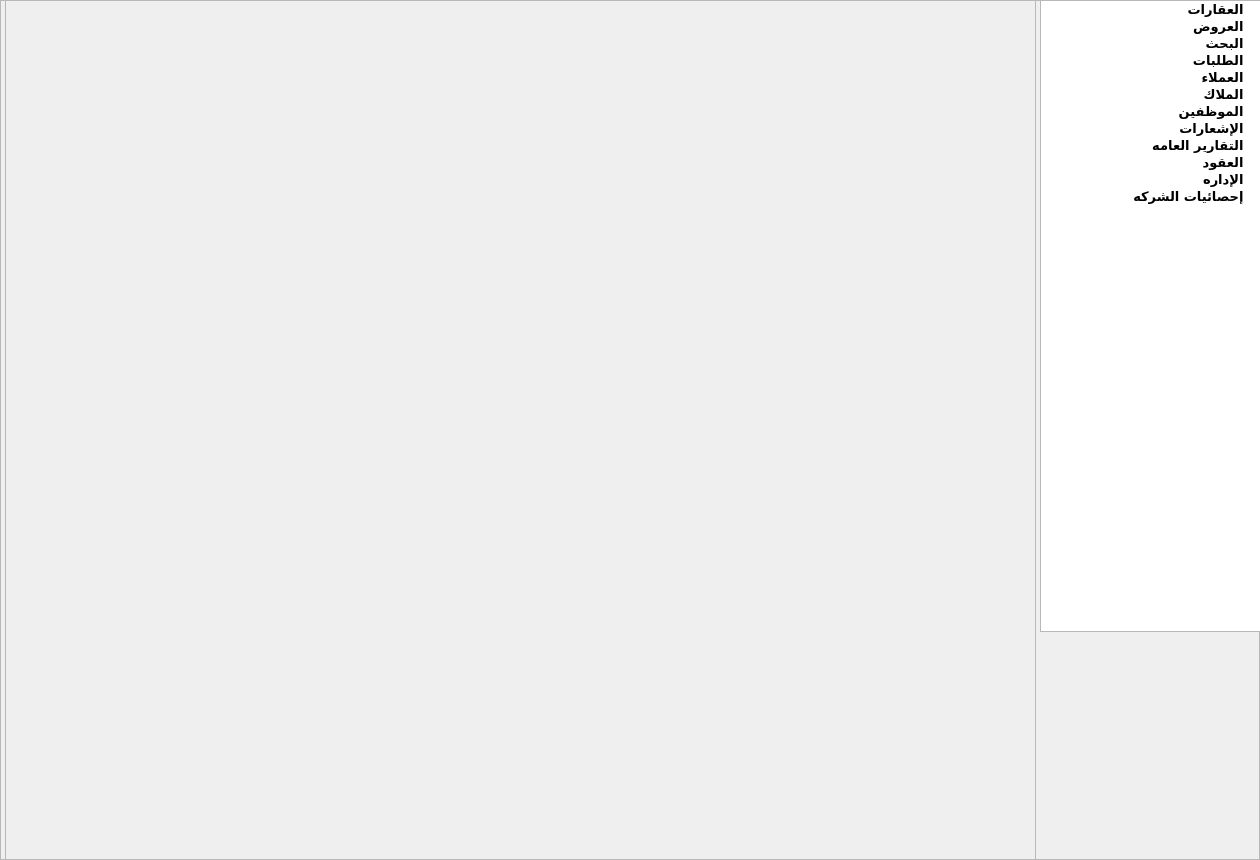
<?xml version="1.0" encoding="UTF-8"?>
<ui version="4.0">
 <class>UC_Frames</class>
 <widget class="QFrame" name="UC_Frames">
  <property name="geometry">
   <rect>
    <x>0</x>
    <y>0</y>
    <width>1260</width>
    <height>860</height>
   </rect>
  </property>
  <property name="windowTitle">
   <string>Frame</string>
  </property>
  <property name="frameShape">
   <enum>QFrame::StyledPanel</enum>
  </property>
  <property name="frameShadow">
   <enum>QFrame::Raised</enum>
  </property>
  <widget class="QListWidget" name="main_list">
   <property name="geometry">
    <rect>
     <x>1040</x>
     <y>0</y>
     <width>221</width>
     <height>632</height>
    </rect>
   </property>
   <property name="font">
    <font>
     <family>simplified arabic</family>
     <pointsize>10</pointsize>
     <weight>75</weight>
     <bold>true</bold>
    </font>
   </property>
   <property name="layoutDirection">
    <enum>Qt::RightToLeft</enum>
   </property>
   <property name="styleSheet">
    <string notr="true"/>
   </property>
   <item>
    <property name="text">
     <string>   العقارات</string>
    </property>
    <property name="icon">
     <iconset>
      <normalon>imgs/building1.png</normalon>
     </iconset>
    </property>
   </item>
   <item>
    <property name="text">
     <string>   العروض</string>
    </property>
    <property name="icon">
     <iconset>
      <normaloff>imgs/offer.png</normaloff>imgs/offer.png</iconset>
    </property>
   </item>
   <item>
    <property name="text">
     <string>   البحث</string>
    </property>
    <property name="icon">
     <iconset>
      <normaloff>imgs/search.png</normaloff>imgs/search.png</iconset>
    </property>
   </item>
   <item>
    <property name="text">
     <string>   الطلبات</string>
    </property>
    <property name="icon">
     <iconset>
      <normaloff>imgs/order-history.png</normaloff>imgs/order-history.png</iconset>
    </property>
   </item>
   <item>
    <property name="text">
     <string>   العملاء</string>
    </property>
    <property name="icon">
     <iconset>
      <normaloff>imgs/man.png</normaloff>imgs/man.png</iconset>
    </property>
   </item>
   <item>
    <property name="text">
     <string>   الملاك</string>
    </property>
    <property name="icon">
     <iconset>
      <normaloff>imgs/owner.png</normaloff>imgs/owner.png</iconset>
    </property>
   </item>
   <item>
    <property name="text">
     <string>   الموظفين</string>
    </property>
    <property name="icon">
     <iconset>
      <normaloff>imgs/employee.png</normaloff>imgs/employee.png</iconset>
    </property>
   </item>
   <item>
    <property name="text">
     <string>   الإشعارات</string>
    </property>
    <property name="icon">
     <iconset>
      <normaloff>imgs/bell.png</normaloff>imgs/bell.png</iconset>
    </property>
   </item>
   <item>
    <property name="text">
     <string>   التقارير العامه</string>
    </property>
    <property name="icon">
     <iconset>
      <normaloff>imgs/report-icon-30.png</normaloff>imgs/report-icon-30.png</iconset>
    </property>
   </item>
   <item>
    <property name="text">
     <string>   العقود</string>
    </property>
    <property name="icon">
     <iconset>
      <normaloff>imgs/contracts.png</normaloff>imgs/contracts.png</iconset>
    </property>
   </item>
   <item>
    <property name="text">
     <string>   الإداره</string>
    </property>
    <property name="icon">
     <iconset>
      <normaloff>imgs/settings.png</normaloff>imgs/settings.png</iconset>
    </property>
   </item>
   <item>
    <property name="text">
     <string>   إحصائيات الشركه</string>
    </property>
    <property name="icon">
     <iconset>
      <normaloff>imgs/dashboard.png</normaloff>imgs/dashboard.png</iconset>
    </property>
   </item>
  </widget>
  <widget class="QFrame" name="panel">
   <property name="geometry">
    <rect>
     <x>5</x>
     <y>0</y>
     <width>1031</width>
     <height>860</height>
    </rect>
   </property>
   <property name="font">
    <font>
     <pointsize>11</pointsize>
    </font>
   </property>
   <property name="frameShape">
    <enum>QFrame::StyledPanel</enum>
   </property>
   <property name="frameShadow">
    <enum>QFrame::Raised</enum>
   </property>
  </widget>
  <widget class="QListWidget" name="main_list_2">
   <property name="geometry">
    <rect>
     <x>2310</x>
     <y>670</y>
     <width>221</width>
     <height>632</height>
    </rect>
   </property>
   <property name="font">
    <font>
     <family>simplified arabic</family>
     <pointsize>11</pointsize>
     <weight>75</weight>
     <bold>true</bold>
    </font>
   </property>
   <property name="layoutDirection">
    <enum>Qt::RightToLeft</enum>
   </property>
   <property name="styleSheet">
    <string notr="true"/>
   </property>
   <item>
    <property name="text">
     <string>   العقارات</string>
    </property>
    <property name="icon">
     <iconset>
      <normalon>imgs/building1.png</normalon>
     </iconset>
    </property>
   </item>
   <item>
    <property name="text">
     <string>   العروض</string>
    </property>
    <property name="icon">
     <iconset>
      <normaloff>imgs/offer.png</normaloff>imgs/offer.png</iconset>
    </property>
   </item>
   <item>
    <property name="text">
     <string>   البحث</string>
    </property>
    <property name="icon">
     <iconset>
      <normaloff>imgs/search.png</normaloff>imgs/search.png</iconset>
    </property>
   </item>
   <item>
    <property name="text">
     <string>   الطلبات</string>
    </property>
    <property name="icon">
     <iconset>
      <normaloff>imgs/order-history.png</normaloff>imgs/order-history.png</iconset>
    </property>
   </item>
   <item>
    <property name="text">
     <string>   العملاء</string>
    </property>
    <property name="icon">
     <iconset>
      <normaloff>imgs/man.png</normaloff>imgs/man.png</iconset>
    </property>
   </item>
   <item>
    <property name="text">
     <string>   الملاك</string>
    </property>
    <property name="icon">
     <iconset>
      <normaloff>imgs/owner.png</normaloff>imgs/owner.png</iconset>
    </property>
   </item>
   <item>
    <property name="text">
     <string>   الموظفين</string>
    </property>
    <property name="icon">
     <iconset>
      <normaloff>imgs/employee.png</normaloff>imgs/employee.png</iconset>
    </property>
   </item>
   <item>
    <property name="text">
     <string>   الإشعارات</string>
    </property>
    <property name="icon">
     <iconset>
      <normaloff>imgs/bell.png</normaloff>imgs/bell.png</iconset>
    </property>
   </item>
   <item>
    <property name="text">
     <string>   التقارير العامه</string>
    </property>
    <property name="icon">
     <iconset>
      <normaloff>imgs/report-icon-30.png</normaloff>imgs/report-icon-30.png</iconset>
    </property>
   </item>
   <item>
    <property name="text">
     <string>   العقود</string>
    </property>
    <property name="icon">
     <iconset>
      <normaloff>imgs/contracts.png</normaloff>imgs/contracts.png</iconset>
    </property>
   </item>
   <item>
    <property name="text">
     <string>   الإداره</string>
    </property>
    <property name="icon">
     <iconset>
      <normaloff>imgs/settings.png</normaloff>imgs/settings.png</iconset>
    </property>
   </item>
   <item>
    <property name="text">
     <string>   إحصائيات الشركه</string>
    </property>
    <property name="icon">
     <iconset>
      <normaloff>imgs/dashboard.png</normaloff>imgs/dashboard.png</iconset>
    </property>
   </item>
  </widget>
  <widget class="QFrame" name="panel_2">
   <property name="geometry">
    <rect>
     <x>1275</x>
     <y>670</y>
     <width>1031</width>
     <height>800</height>
    </rect>
   </property>
   <property name="font">
    <font>
     <pointsize>11</pointsize>
    </font>
   </property>
   <property name="frameShape">
    <enum>QFrame::StyledPanel</enum>
   </property>
   <property name="frameShadow">
    <enum>QFrame::Raised</enum>
   </property>
  </widget>
 </widget>
 <resources/>
 <connections/>
</ui>
